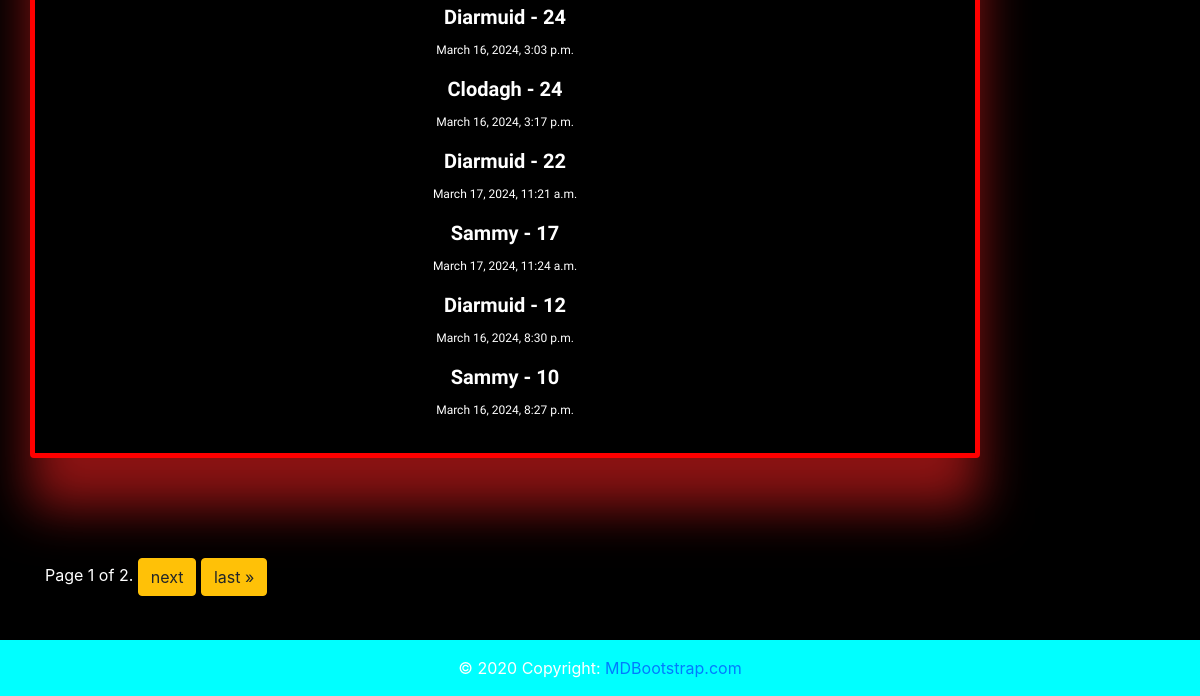
/space_invaders/game/space_invaders_leaderboard (lower part), run on an earlier commit of the app's database.
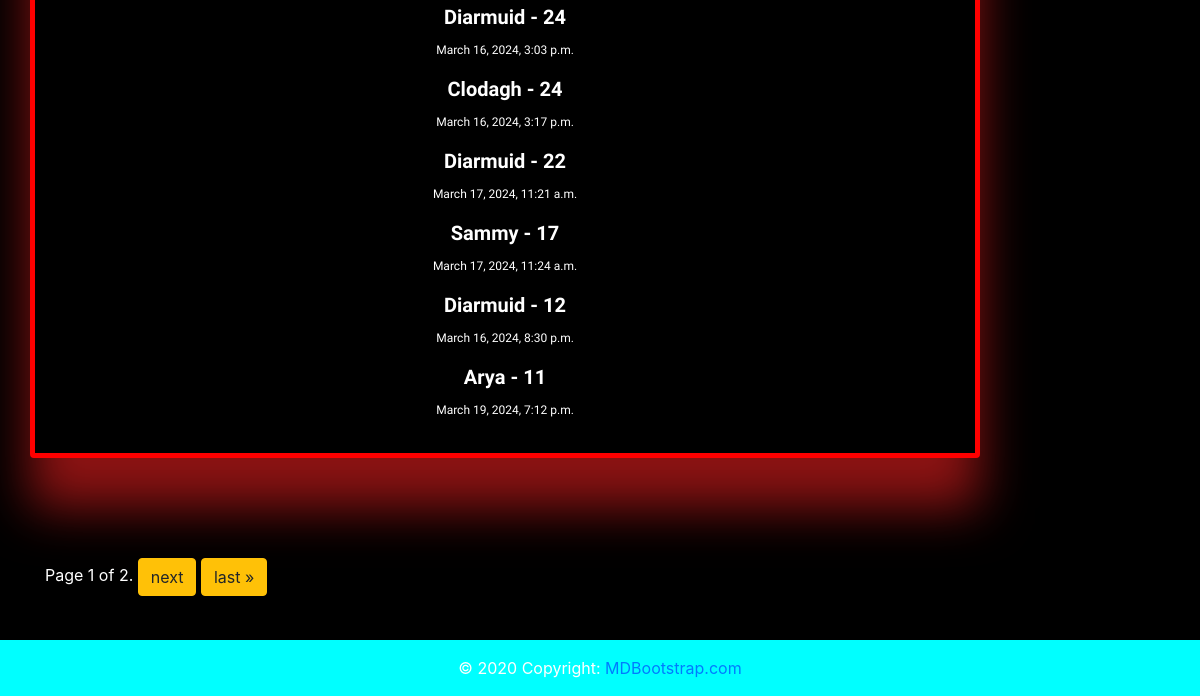
And on a later commit of the database.
### space_invaders/models.py (models this page shows, shortened)
class GameScore(models.Model):
    user_name = models.CharField(max_length=100)
    score = models.IntegerField()
    created_at = models.DateTimeField(auto_now_add=True)
    class Meta:
        ordering = ['-score', 'created_at']

### space_invaders/views.py (the view)
def space_invaders_leaderboard(request):
    all_game_scores = GameScore.objects.all()
    paginator = Paginator(all_game_scores, 15)
    page_number = request.GET.get('page')
    try:
        game_scores = paginator.page(page_number)
    except PageNotAnInteger:
        game_scores = paginator.page(1)
    except EmptyPage:
        game_scores = paginator.page(paginator.num_pages)
    context = {
        'game_scores': game_scores,
    }
    template = 'space_invaders/space-invaders-leaderboard.html'
    return render(request, template, context)

### space_invaders/templates/space_invaders/space-invaders-leaderboard.html (shortened to what this page needs)
{% extends "base.html" %}
{% load static %}
{% block space_invaders_css %}
    <link rel="stylesheet" href="{% static 'css/space_invaders.css' %}">
{% endblock %}
{% block content %}
<div class="container mb-4 text-center justify-content-center" style="margin-bottom: 100px;">
    <div class="row">
        <div class="card text-white text-center leaderboard h-100" style="margin: 0; margin-bottom: 100px;">
            <ul class="leaderboard">
                {% for game_score in game_scores %}
                    <li><h5><strong>{{ game_score.user_name }} - {{ game_score.score }}</strong></h5><p><small class="small-text">{{ game_score.created_at }}</small></p></li>
                {% endfor %}
            </ul>
        </div>
    </div>
    <div class="row" style="margin-bottom: 100px;">
        <div class="col text-center">
            <div class="pagination">
                <span class="step-links">
                    <span class="current">
                        Page {{ game_scores.number }} of {{ game_scores.paginator.num_pages }}.
                    </span>
                    {% if game_scores.has_next %}
                        <a href="?page={{ game_scores.next_page_number }}" class="btn btn-warning">next</a>
                        <a href="?page={{ game_scores.paginator.num_pages }}" class="btn btn-warning">last &raquo;</a>
                    {% endif %}
                </span>
            </div>
        </div>
    </div>
</div>
{% endblock %}

What changed in the data, as far as the page shows it:
no longer on this page (row unchanged): GameScore: user_name "Sammy", score "10", created_at "March 16, 2024, 8:27 p.m."
added GameScore: user_name "Arya", score "11", created_at "March 19, 2024, 7:12 p.m."
